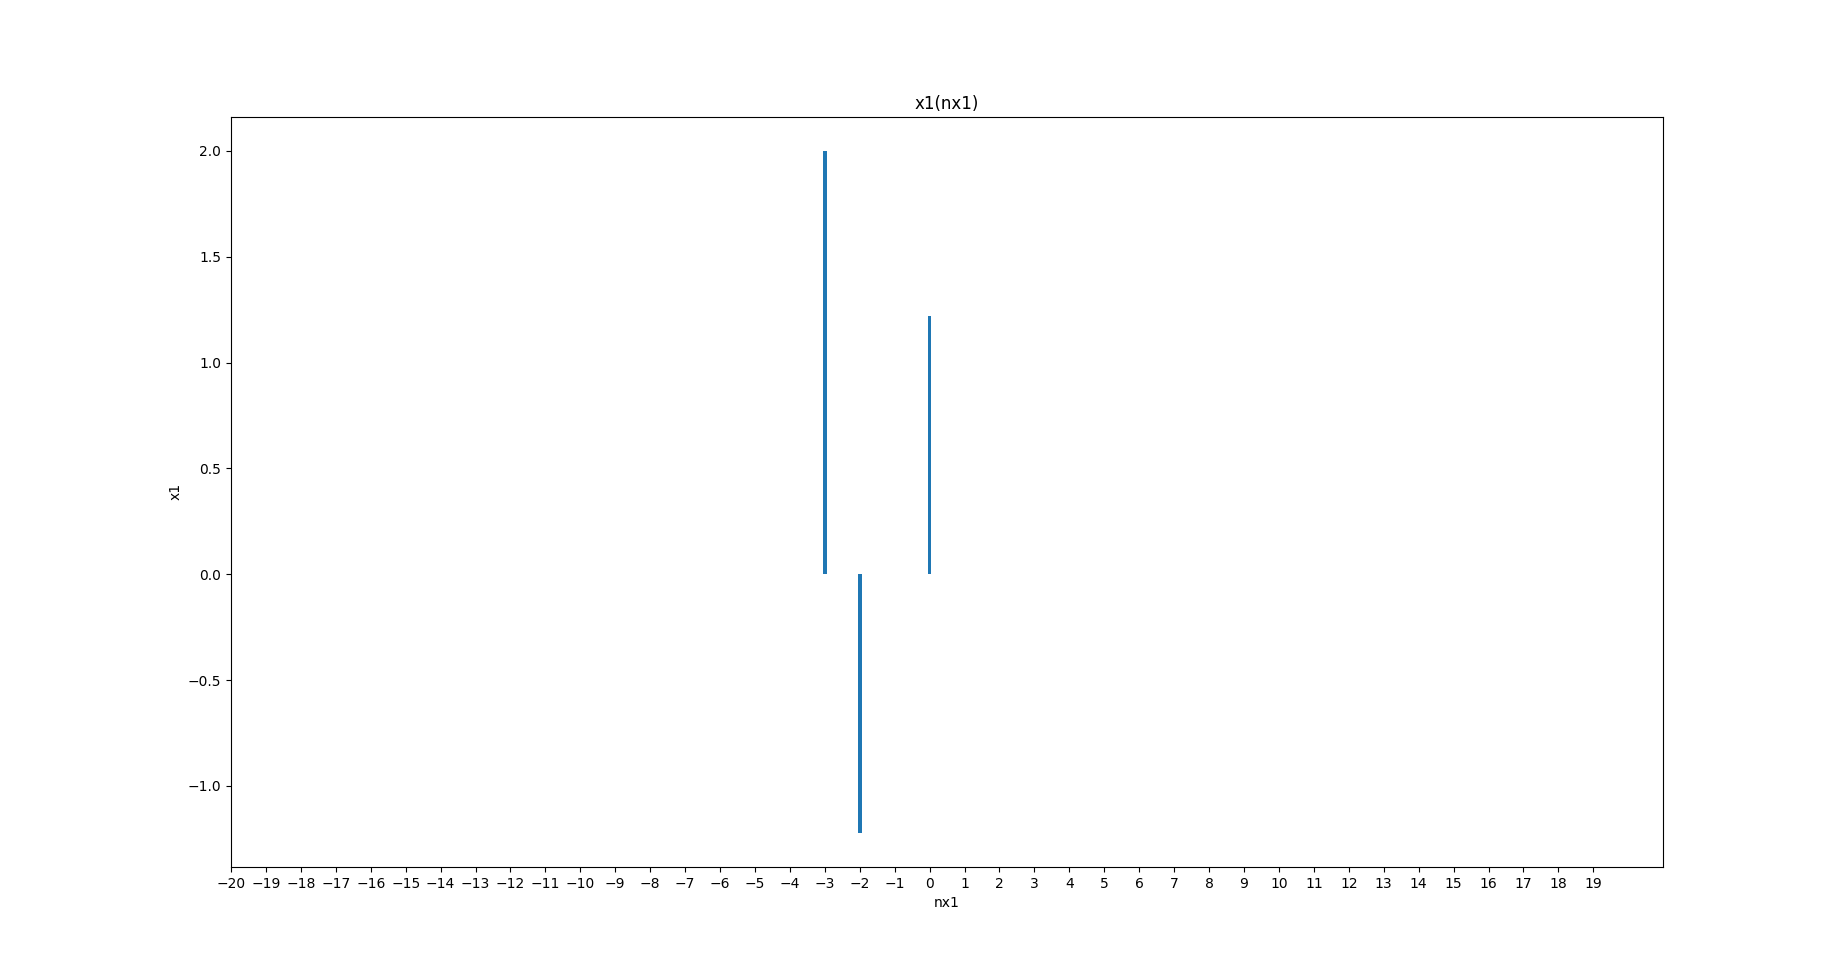

Write the Python code that produced this figure.
import matplotlib.pyplot as plt
import numpy as np
from base.impseq import *
from base.sigshift import *
from base.sigadd import *

begin = -20
end = 20

delta, m = impseg(0, begin, end)
delta_plus_2, m_plus_2 = sigshift(delta, m, -2)
delta_plus_3, m_plus_3 = sigshift(delta, m, -3)

x1, nx1 = sigadd(delta_plus_2, m_plus_2, -1*delta, m)
x1 = np.exp(0.2)*x1
x1, nx1 = sigadd(2*delta_plus_3, m_plus_3, -1*x1, nx1)

plt.bar(nx1,x1, width = 0.1)
plt.xticks(range(begin, end))
plt.xlim(begin, end + 1)
plt.xlabel('nx1')
plt.ylabel('x1')
plt.title('x1(nx1)')

plt.show()
